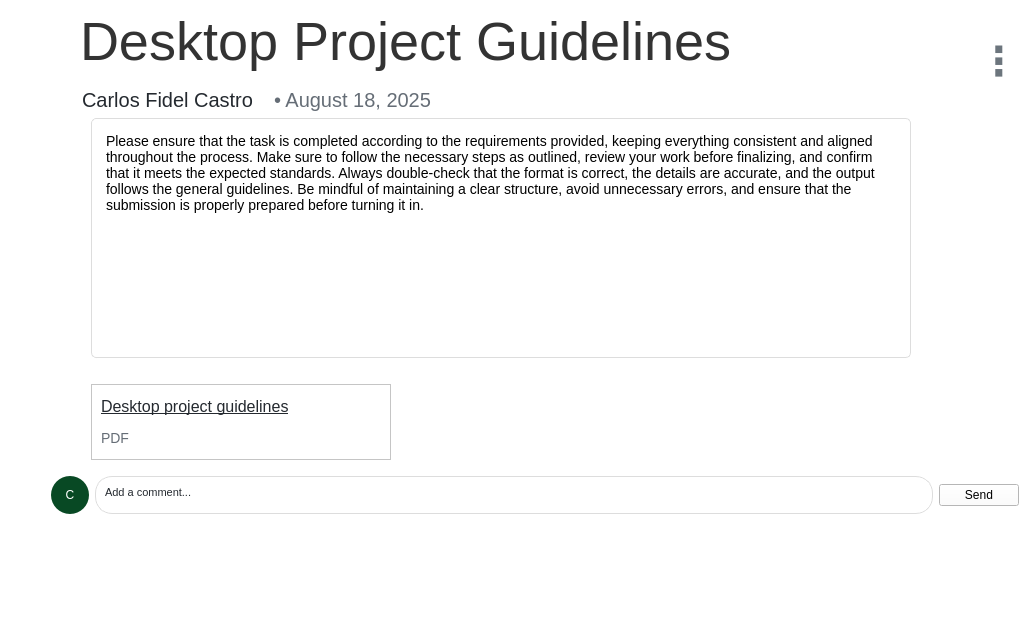
<?xml version="1.0" encoding="UTF-8"?>
<ui version="4.0">
 <class>viewMaterial</class>
 <widget class="QWidget" name="viewMaterial">
  <property name="geometry">
   <rect>
    <x>0</x>
    <y>0</y>
    <width>1030</width>
    <height>634</height>
   </rect>
  </property>
  <property name="minimumSize">
   <size>
    <width>940</width>
    <height>530</height>
   </size>
  </property>
  <property name="windowTitle">
   <string>material details</string>
  </property>
  <property name="styleSheet">
   <string notr="true">QWidget { background-color: white; font-family: &quot;Poppins&quot;, Arial, sans-serif; }</string>
  </property>
  <layout class="QVBoxLayout" name="verticalLayout_2">
   <item>
    <layout class="QVBoxLayout" name="verticalLayout">
     <item>
      <layout class="QHBoxLayout" name="headerLayout">
       <item>
        <widget class="QLabel" name="backButton">
         <property name="minimumSize">
          <size>
           <width>50</width>
           <height>50</height>
          </size>
         </property>
         <property name="maximumSize">
          <size>
           <width>50</width>
           <height>50</height>
          </size>
         </property>
         <property name="styleSheet">
          <string notr="true">border: none; background: transparent; padding: 5px;</string>
         </property>
         <property name="text">
          <string/>
         </property>
         <property name="pixmap">
          <pixmap resource="../../../../../../src/icons.qrc">:/icons/back2.png</pixmap>
         </property>
        </widget>
       </item>
       <item>
        <layout class="QVBoxLayout" name="titleMetaLayout">
         <item>
          <widget class="QLabel" name="title_label">
           <property name="styleSheet">
            <string notr="true">font-size: 54px; font-weight: 400; color: #333; margin-bottom: 10px;</string>
           </property>
           <property name="text">
            <string>Desktop Project Guidelines</string>
           </property>
          </widget>
         </item>
         <item>
          <layout class="QHBoxLayout" name="metaLayout">
           <item>
            <widget class="QLabel" name="instructor_label">
             <property name="styleSheet">
              <string notr="true">font-size: 20px; color: #24292f;
margin-left: 10px;</string>
             </property>
             <property name="text">
              <string>Carlos Fidel Castro</string>
             </property>
            </widget>
           </item>
           <item>
            <widget class="QLabel" name="date_label">
             <property name="styleSheet">
              <string notr="true">font-size: 20px; color: #656d76; padding-left: 5px;</string>
             </property>
             <property name="text">
              <string>• August 18, 2025</string>
             </property>
            </widget>
           </item>
           <item>
            <spacer name="horizontalSpacer_3">
             <property name="orientation">
              <enum>Qt::Horizontal</enum>
             </property>
             <property name="sizeHint" stdset="0">
              <size>
               <width>40</width>
               <height>20</height>
              </size>
             </property>
            </spacer>
           </item>
          </layout>
         </item>
        </layout>
       </item>
       <item>
        <spacer name="horizontalSpacer_2">
         <property name="orientation">
          <enum>Qt::Horizontal</enum>
         </property>
         <property name="sizeHint" stdset="0">
          <size>
           <width>40</width>
           <height>20</height>
          </size>
         </property>
        </spacer>
       </item>
       <item>
        <widget class="QPushButton" name="menuButton">
         <property name="maximumSize">
          <size>
           <width>40</width>
           <height>40</height>
          </size>
         </property>
         <property name="styleSheet">
          <string notr="true">QPushButton {
    background: transparent;
    border: none;
    color: #6c757d;
    font-size: 40px;
    font-weight: bold;
    border-radius: 20px;
}
QPushButton:hover {
    background-color: #f8f9fa;
    color: #495057;
}
QPushButton:pressed {
    background-color: #e9ecef;
}</string>
         </property>
         <property name="text">
          <string>⋮</string>
         </property>
        </widget>
       </item>
      </layout>
     </item>
    </layout>
   </item>
   <item>
    <widget class="QTextEdit" name="descriptionEdit">
     <property name="minimumSize">
      <size>
       <width>0</width>
       <height>0</height>
      </size>
     </property>
     <property name="maximumSize">
      <size>
       <width>900</width>
       <height>16777215</height>
      </size>
     </property>
     <property name="styleSheet">
      <string notr="true">font-size: 16px; color: #000000; padding: 10px;  border: 1px solid #ddd; border-radius: 5px;
margin-left: 80px;
margin-bottom: 10px;</string>
     </property>
     <property name="lineWrapMode">
      <enum>QTextEdit::WidgetWidth</enum>
     </property>
     <property name="lineWrapColumnOrWidth">
      <number>0</number>
     </property>
     <property name="readOnly">
      <bool>true</bool>
     </property>
     <property name="html">
      <string>&lt;!DOCTYPE HTML PUBLIC &quot;-//W3C//DTD HTML 4.0//EN&quot; &quot;http://www.w3.org/TR/REC-html40/strict.dtd&quot;&gt;
&lt;html&gt;&lt;head&gt;&lt;meta name=&quot;qrichtext&quot; content=&quot;1&quot; /&gt;&lt;style type=&quot;text/css&quot;&gt;
p, li { white-space: pre-wrap; }
&lt;/style&gt;&lt;/head&gt;&lt;body style=&quot; font-family:'Poppins,Arial,sans-serif'; font-size:16px; font-weight:400; font-style:normal;&quot;&gt;
&lt;p style=&quot; margin-top:12px; margin-bottom:12px; margin-left:0px; margin-right:0px; -qt-block-indent:0; text-indent:0px;&quot;&gt;&lt;span style=&quot; font-size:14px;&quot;&gt;Please ensure that the task is completed according to the requirements provided, keeping everything consistent and aligned throughout the process. Make sure to follow the necessary steps as outlined, review your work before finalizing, and confirm that it meets the expected standards. Always double-check that the format is correct, the details are accurate, and the output follows the general guidelines. Be mindful of maintaining a clear structure, avoid unnecessary errors, and ensure that the submission is properly prepared before turning it in.&lt;/span&gt;&lt;/p&gt;&lt;/body&gt;&lt;/html&gt;</string>
     </property>
    </widget>
   </item>
   <item>
    <layout class="QHBoxLayout" name="attachementLayout" stretch="0,0">
     <property name="spacing">
      <number>10</number>
     </property>
     <property name="leftMargin">
      <number>80</number>
     </property>
     <property name="topMargin">
      <number>10</number>
     </property>
     <property name="bottomMargin">
      <number>10</number>
     </property>
     <item>
      <widget class="QFrame" name="attachmentFrame">
       <property name="sizePolicy">
        <sizepolicy hsizetype="Fixed" vsizetype="Preferred">
         <horstretch>0</horstretch>
         <verstretch>0</verstretch>
        </sizepolicy>
       </property>
       <property name="minimumSize">
        <size>
         <width>300</width>
         <height>76</height>
        </size>
       </property>
       <property name="maximumSize">
        <size>
         <width>400</width>
         <height>76</height>
        </size>
       </property>
       <property name="mouseTracking">
        <bool>true</bool>
       </property>
       <property name="styleSheet">
        <string notr="true">QFrame #attachmentFrame { 
background-color: white; 
border: 1px solid #ddd; 
border-radius: 10px; 
padding: 5px;}</string>
       </property>
       <property name="frameShape">
        <enum>QFrame::StyledPanel</enum>
       </property>
       <property name="frameShadow">
        <enum>QFrame::Raised</enum>
       </property>
       <layout class="QVBoxLayout" name="verticalLayout_7">
        <item>
         <layout class="QVBoxLayout" name="attachmentInnerLayout">
          <item>
           <widget class="QLabel" name="attachmentName">
            <property name="styleSheet">
             <string notr="true">
font-size: 16px; 
color: #24292f; 
text-align: center; 
text-decoration: underline;
</string>
            </property>
            <property name="text">
             <string>Desktop project guidelines</string>
            </property>
           </widget>
          </item>
          <item>
           <widget class="QLabel" name="attachmentType">
            <property name="styleSheet">
             <string notr="true">font-size: 14px; color: #656d76; text-align: center;</string>
            </property>
            <property name="text">
             <string>PDF</string>
            </property>
           </widget>
          </item>
         </layout>
        </item>
       </layout>
      </widget>
     </item>
     <item>
      <spacer name="horizontalSpacer_4">
       <property name="orientation">
        <enum>Qt::Horizontal</enum>
       </property>
       <property name="sizeHint" stdset="0">
        <size>
         <width>40</width>
         <height>20</height>
        </size>
       </property>
      </spacer>
     </item>
    </layout>
   </item>
   <item>
    <layout class="QHBoxLayout" name="commentLayout">
     <item>
      <spacer name="horizontalSpacer">
       <property name="orientation">
        <enum>Qt::Horizontal</enum>
       </property>
       <property name="sizeType">
        <enum>QSizePolicy::Fixed</enum>
       </property>
       <property name="sizeHint" stdset="0">
        <size>
         <width>40</width>
         <height>20</height>
        </size>
       </property>
      </spacer>
     </item>
     <item>
      <widget class="QLabel" name="label">
       <property name="maximumSize">
        <size>
         <width>38</width>
         <height>38</height>
        </size>
       </property>
       <property name="styleSheet">
        <string notr="true">background-color: #084924; border-radius: 19px; color: white; min-width: 38px; min-height: 38px; text-align: center; line-height: 38px;</string>
       </property>
       <property name="text">
        <string>C</string>
       </property>
       <property name="alignment">
        <set>Qt::AlignCenter</set>
       </property>
      </widget>
     </item>
     <item>
      <widget class="QTextEdit" name="commentBox">
       <property name="maximumSize">
        <size>
         <width>16777215</width>
         <height>38</height>
        </size>
       </property>
       <property name="styleSheet">
        <string notr="true">font-size: 14px; color: #24292f; padding: 5px; border: 1px solid #ddd; border-radius: 16.5px;</string>
       </property>
       <property name="horizontalScrollBarPolicy">
        <enum>Qt::ScrollBarAlwaysOff</enum>
       </property>
       <property name="html">
        <string>&lt;!DOCTYPE HTML PUBLIC &quot;-//W3C//DTD HTML 4.0//EN&quot; &quot;http://www.w3.org/TR/REC-html40/strict.dtd&quot;&gt;
&lt;html&gt;&lt;head&gt;&lt;meta name=&quot;qrichtext&quot; content=&quot;1&quot; /&gt;&lt;style type=&quot;text/css&quot;&gt;
p, li { white-space: pre-wrap; }
&lt;/style&gt;&lt;/head&gt;&lt;body style=&quot; font-family:'Poppins,Arial,sans-serif'; font-size:14px; font-weight:400; font-style:normal;&quot;&gt;
&lt;p style=&quot; margin-top:0px; margin-bottom:0px; margin-left:0px; margin-right:0px; -qt-block-indent:0; text-indent:0px;&quot;&gt;&lt;span style=&quot; font-size:8pt;&quot;&gt;Add a comment...&lt;/span&gt;&lt;/p&gt;&lt;/body&gt;&lt;/html&gt;</string>
       </property>
      </widget>
     </item>
     <item>
      <widget class="QPushButton" name="pushButton">
       <property name="text">
        <string>Send</string>
       </property>
      </widget>
     </item>
    </layout>
   </item>
   <item>
    <spacer name="verticalSpacer">
     <property name="orientation">
      <enum>Qt::Vertical</enum>
     </property>
     <property name="sizeType">
      <enum>QSizePolicy::Expanding</enum>
     </property>
     <property name="sizeHint" stdset="0">
      <size>
       <width>20</width>
       <height>60</height>
      </size>
     </property>
    </spacer>
   </item>
  </layout>
 </widget>
 <resources>
  <include location="../../../../../../src/font.qrc"/>
  <include location="../../../../../../src/icons.qrc"/>
 </resources>
 <connections/>
</ui>
